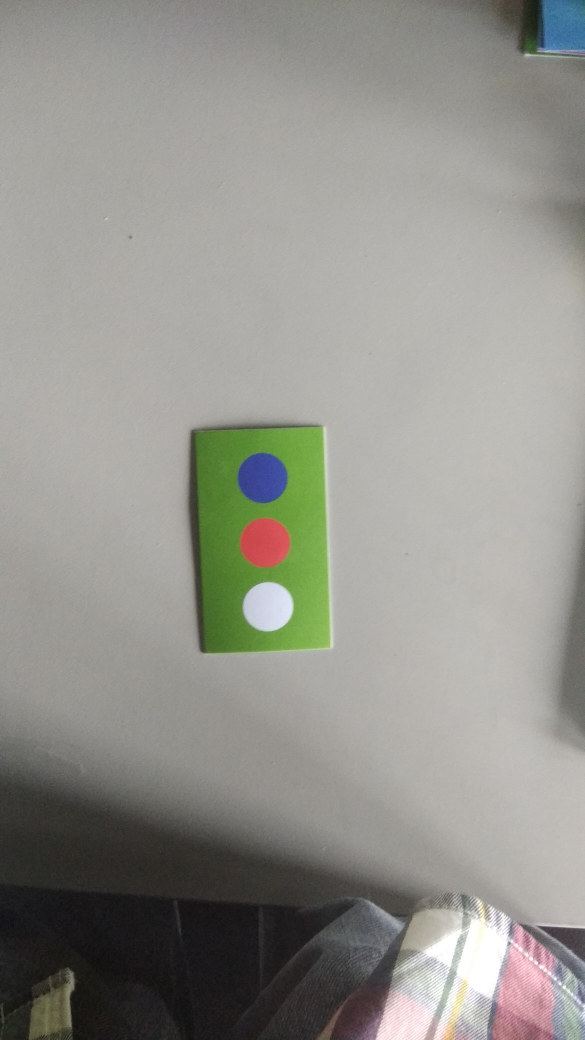
#> input picture images/IMG_20190905_115559.jpg, 2340 x 4160 px, found by its file name (shown at 1/4 size); its folder holds only this picture in this run
$ jupyter execute --allow-errors Untitled.ipynb
#> lines starting #> are read from the running program, lines starting #| are printed output that depends on the picture; after the words box and inside, x2 and y2 are one past the last pixel; in counts of white or black regions, pixels touching at a corner belong together
[cell 1]
import json
import numpy as np
import csv
import cv2
import os,ast
import matplotlib.pyplot as plt
import seaborn as sns
sns.set_style("white")


###load marker json file

jsonFromFourDiseaseModel ='via_project_5Sep2019_12h9m.json'
with open(jsonFromFourDiseaseModel, "r") as read_file:
#> (reads via_project_5Sep2019_12h9m.json from the repository)
#> further down, img is the input picture: shape (4160, 2340, 3); mean B, G, R 140.4, 146.8, 147.1
#> `img = cv2.resize(img,(608,608))`:
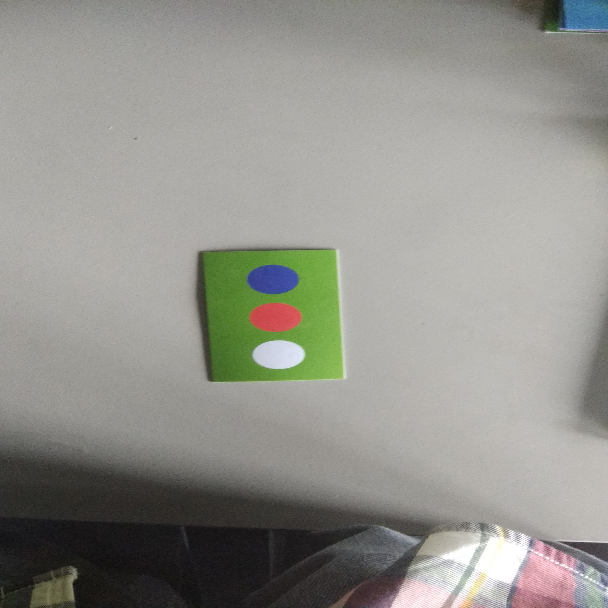
#> img: shape (608, 608, 3); mean B, G, R 140.3, 146.7, 147
    data1 = json.load(read_file)


### converting polygon points to rectangle bounding boxes

class BoundingBox(object):
    """
    A 2D bounding box
    """
    def __init__(self, points):
        if len(points) == 0:
            raise ValueError("Can't compute bounding box of empty list")
        self.minx, self.miny = float("inf"), float("inf")
        self.maxx, self.maxy = float("-inf"), float("-inf")
        for x, y in points:
            # Set min coords
            if x < self.minx:
                self.minx = x
            if y < self.miny:
                self.miny = y
            # Set max coords
            if x > self.maxx:
                self.maxx = x
            elif y > self.maxy:
                self.maxy = y
#> after the loop, self.maxx = 343; self.maxy = 383; self.minx = 202; self.miny = 250
    @property
    def width(self):
        return self.maxx - self.minx
    @property
    def height(self):
        return self.maxy - self.miny
    def __repr__(self):
        return "BoundingBox({}, {}, {}, {})".format(
            self.minx, self.maxx, self.miny, self.maxy)

[cell 2]
img_list = []

#######################################################
#> (the rest of this cell did not finish here and is left out)

        # y1  = int(y1 * h_factor)
        y1  = int(y1)
        x2 = BoundingBox(pts).maxx
        # x2  = int(x2 * w_factor)
        x2  = int(x2 )
        y2 = BoundingBox(pts).maxy
#> `cv2.polylines(img,  [pts],  False,  (0,255,0),  2)`:
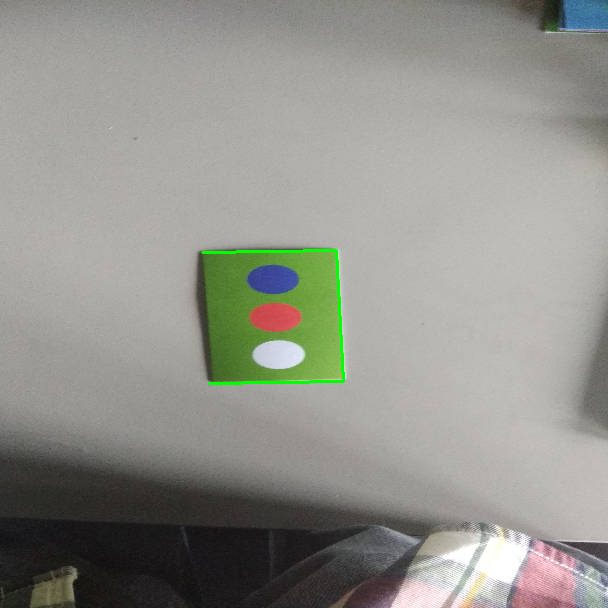
#> img: shape (608, 608, 3); 0.32% of pixels changed, all inside (x1, y1, x2, y2) = (201, 249, 345, 385)
#> `cv2.fillPoly(mask, pts =[pts], color=(255,255,255))`:
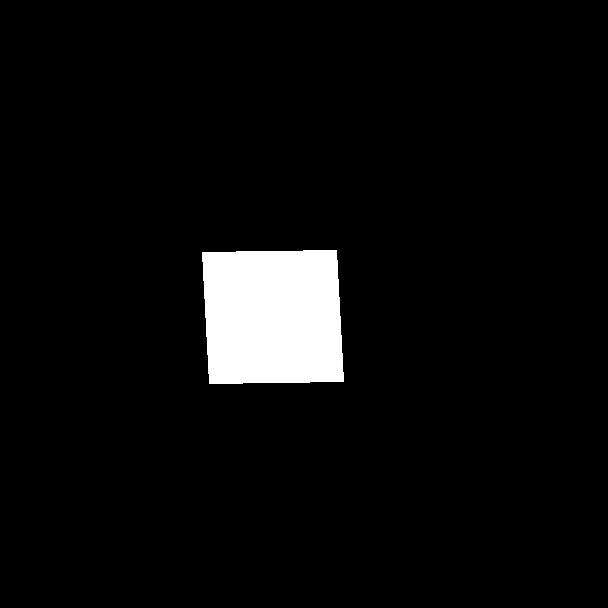
#> mask: shape (608, 608, 3) float64; 4.8% white; 1 white region, box (x1, y1, x2, y2) and area: (202, 250, 344, 384) 17834
#> `cv2.rectangle(img,(x1,y1),(x2,y2),(0,255,0),2)`:
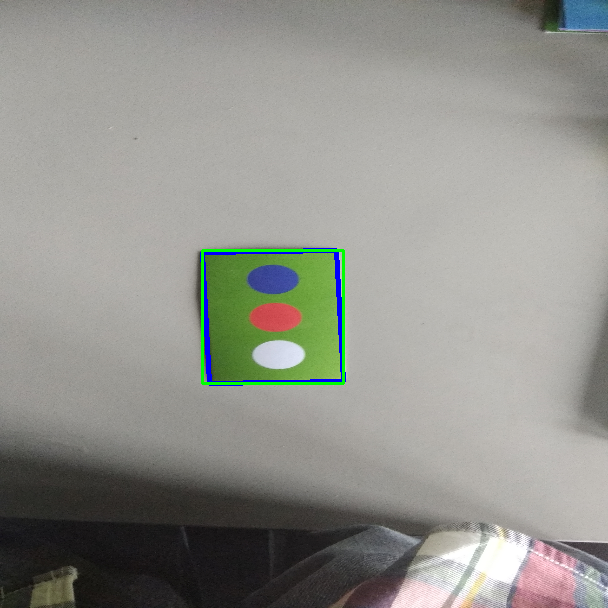
#> img: shape (608, 608, 3); mean B, G, R 140.4, 146.6, 145.9
        # y2  = int(y2 * h_factor)
        y2  = int(y2)
        # print(filename ,x1,y1,x2,y2)

        ### draw polygon using opencv
        cv2.polylines(img,  [pts],  False,  (0,255,0),  2)

        ### To create mask for semantic seg if needed. and draw contours using opencv
        ## fillregion inside
        # mask = cv2.drawContours(mask, [pts], -1, (255,255,255), -1)
        cv2.fillPoly(mask, pts =[pts], color=(255,255,255))
        img = cv2.drawContours(img, [pts], -1, (255,0,0), 3)

        ## Approximate rectangle using polygon points
        cv2.rectangle(img,(x1,y1),(x2,y2),(0,255,0),2)
# [4 lines of commented-out code are left out]
        img_list.append(img)
        # dict_img_data['height'] = 608
        # dict_img_data['width'] = 608
        # dict_img_data['ann'] = {'bboxes':np.array([x1,y1,x2,y2],dtype = np.float32),'labels': np.array([1],dtype=np.int64)}
        # data_list.append(dict_img_data)
        # print(data_list)

[cell 3]
#### Displaying images
c = 1
#> c = 1
plt.figure(figsize=[20, 20])
for img_ in img_list[:10]:
    # print(img)
    plt.subplot(2, 5, c)
    plt.imshow(img_)
    plt.title("Image %s" % c)
    c += 1
#> this loop made 1 pass
#> c on pass 1: 2
#> after the loop, c = 2

plt.show()
